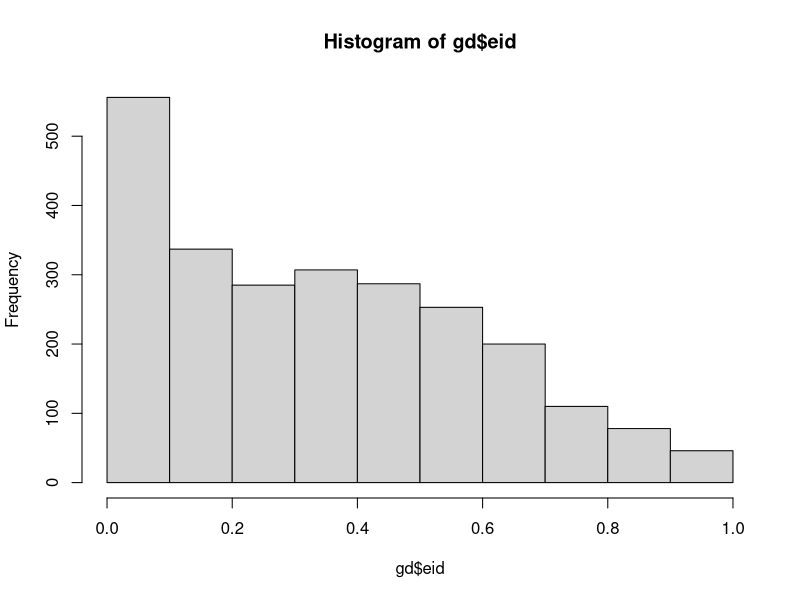

This chart was generated by the following R code:
setwd("~/GitHub/whoben") #set working directory here

#####################################
# LOAD PACKAGES
#####################################

require(effects)
require(foreign)
require(dplyr)
require(psy)
require(psych)

#####################################
# READ IN DATA
#####################################

#read in data
gd<-read.spss("prel_s2_hjorth_20140505.sav",use.value.labels=F,to.data.frame=T)
gdlabs<-read.spss("prel_s2_hjorth_20140505.sav",use.value.labels=T,to.data.frame=T)

#get var labels
varnames<-as.data.frame(attr(read.spss("prel_s2_hjorth_20140505.sav", to.data.frame=FALSE, use.value.labels=FALSE), "variable.labels"))

#####################################
# RECODE VARIABLES
#####################################

#treatment variable
table(gdlabs$s2gr1)
table(as.numeric(gd$s2gr1))
gd$bulg01<-(as.numeric(gd$s2gr1)-2)*-1
gd$bulgfac<-factor(gd$bulg01,labels=c("Dutch","Bulgarian"))

#was prejudice scale administered before questions about support?
table(gdlabs$s2gr4)
table(as.numeric(gd$s2gr4))
gd$prej.bef01<-(as.numeric(gd$s2gr4)-2)*-1

#outcome vars
table(gdlabs$s2_q44)
table(as.numeric(gd$s2_q44))
gd$oppose<-(as.numeric(gd$s2_q44)-1)/4
gd$oppose01<-ifelse(as.numeric(gd$s2_q44)>3,1,0)

#support reduced benefits for all?
gd$cutall<-(as.numeric(gd$s2_q45)-5)/-4
table(gd$cutall)

#kids
table(gdlabs$s2gr2)
table(as.numeric(gd$s2gr2))
gd$nkids<-as.numeric(gd$s2gr2)

#kids stay home
table(gdlabs$s2gr3)
table(as.numeric(gd$s2gr3))
gd$stayhome<-(as.numeric(gd$s2gr3)-1)

#prejudice
table(gdlabs$prejudice2)
table(as.numeric(gd$prejudice2))

gd$prej<-((as.numeric(gd$prejudice1)+as.numeric(gd$prejudice2)-as.numeric(gd$prejudice3)-as.numeric(gd$prejudice4)-as.numeric(gd$prejudice5)-as.numeric(gd$prejudice6))-6)*(-1/24)
prejalpha<-cronbach(data.frame(cbind(as.numeric(gd$prejudice1),as.numeric(gd$prejudice2),-as.numeric(gd$prejudice3),-as.numeric(gd$prejudice4),-as.numeric(gd$prejudice5),-as.numeric(gd$prejudice6))))$alpha

gd$prejred<-(-as.numeric(gd$prejudice2)+as.numeric(gd$prejudice4)+as.numeric(gd$prejudice5)+3)*(1/12)
prejredalpha<-cronbach(data.frame(cbind(as.numeric(gd$prejudice2),-as.numeric(gd$prejudice4),-as.numeric(gd$prejudice5))))$alpha

#economic ideology
table(gd$s2_q32_5)
table(as.numeric(gd$s2_q32_1))
gd$eid1<-ifelse(as.numeric(gd$s2_q32_1)<6,(as.numeric(gd$s2_q32_1)-5)/-4)
gd$eid2<-ifelse(as.numeric(gd$s2_q34_1)<6,(as.numeric(gd$s2_q34_1)-5)/-4)
gd$eid3<-ifelse(as.numeric(gd$s2_q34_4)<6,(as.numeric(gd$s2_q34_4)-1)/4)
gd$eid4<-ifelse(as.numeric(gd$s2_q34_5)<6,(as.numeric(gd$s2_q34_5)-5)/-4)
gd$eid5<-ifelse(as.numeric(gd$s2_q32_5)<6,(as.numeric(gd$s2_q32_5)-1)/4)

eidalpha<-alpha(data.frame(a=gd$eid1,b=gd$eid2,c=gd$eid3,d=gd$eid4,e=gd$eid5))$total$std.alpha #this gives a nice alpha
gd$eid<-(gd$eid1+gd$eid2+gd$eid3+gd$eid4+gd$eid5)/5
hist(gd$eid)

#demographics
table(gdlabs$sex)
table(gd$sex)
gd$female<-(as.numeric(gd$sex))
table(gdlabs$edu)
table(gd$age2013)
table(as.numeric(gd$edu))
gd$edulvl<-(as.numeric(gd$edu)-1)/8
gd$someuni<-ifelse(as.numeric(gd$edu)>6,1,0)
table(gdlabs$lmsit)
table(gd$lmsit)
gd$onlabmkt<-ifelse(gd$lmsit==1,1,0)
table(gdlabs$income_own_m)
gd$income<-ifelse(gd$income_own_m<14,(gd$income_own_m-1)/12,NA)

#####################################
# SAVE DATA
#####################################

saveRDS(gd,"whobenefits_data.rds")
